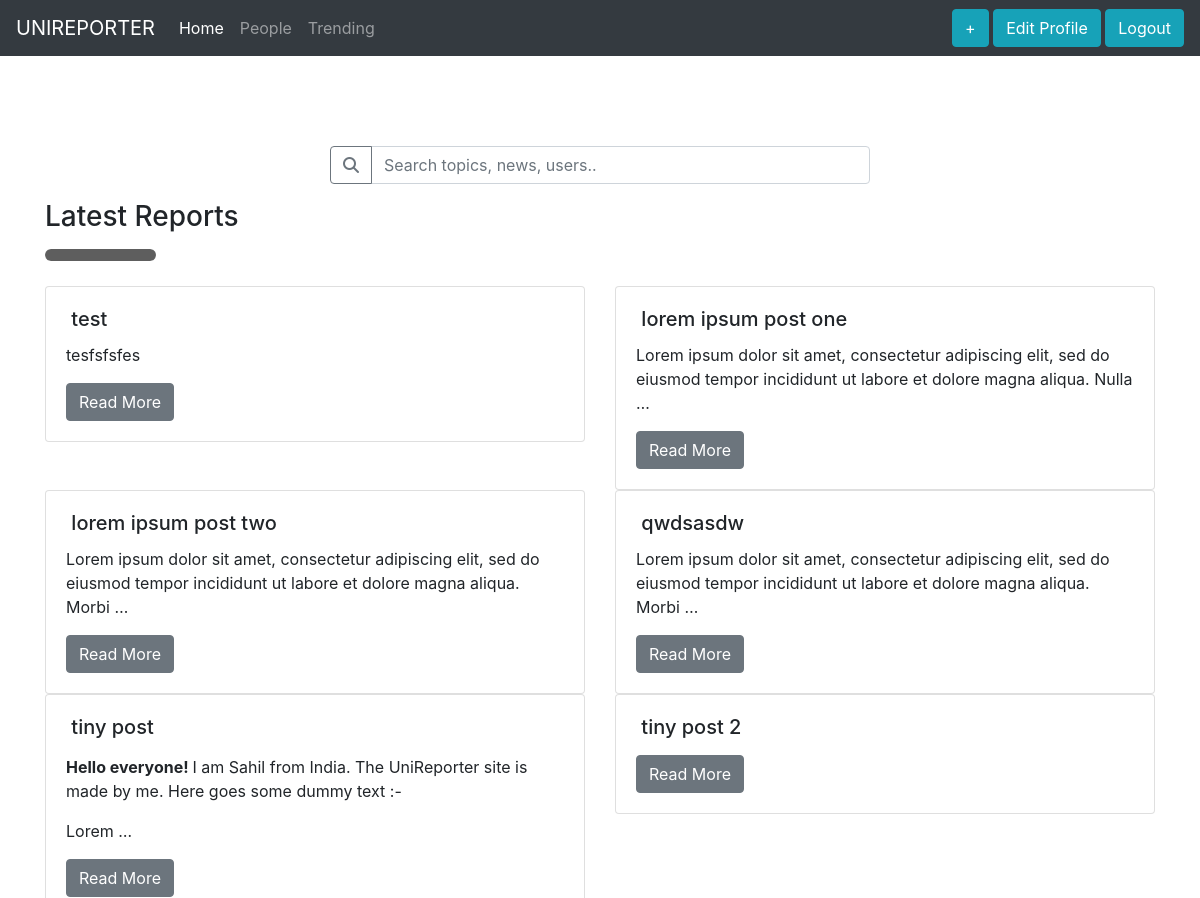
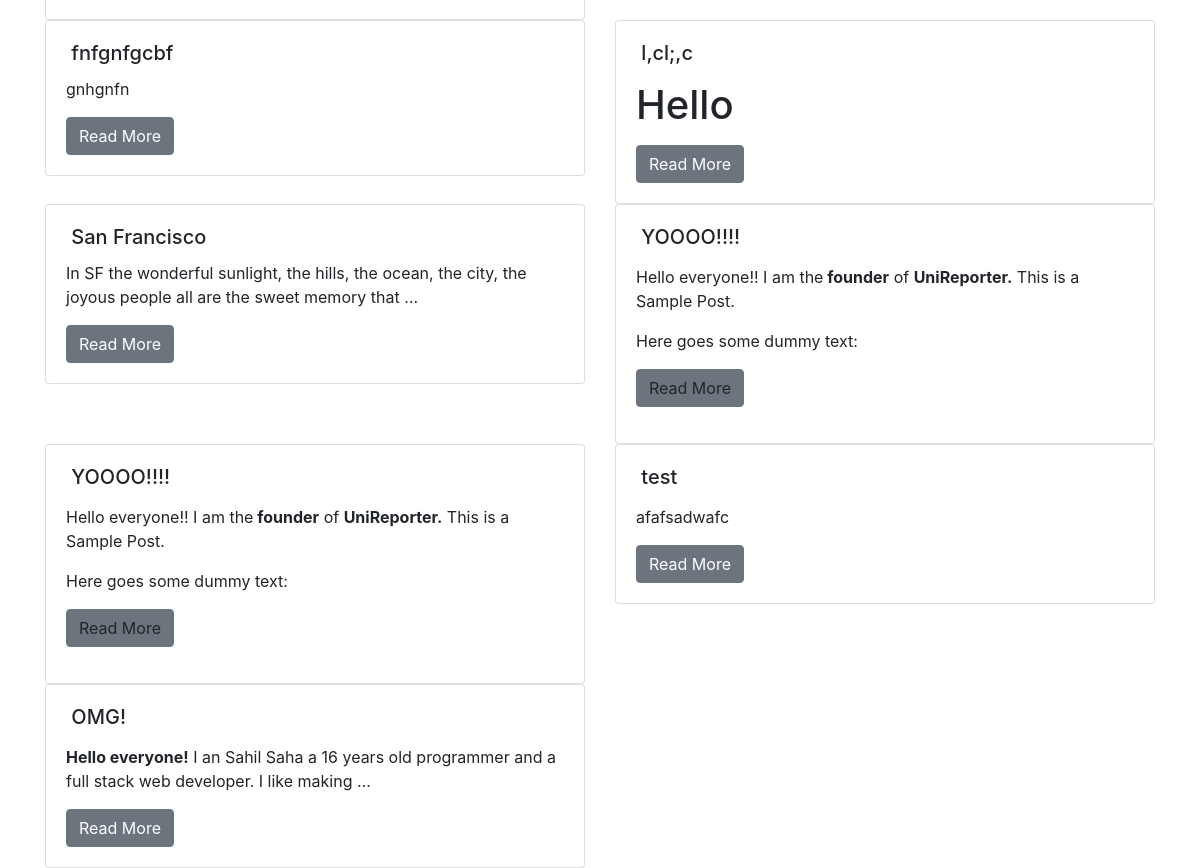
The app's page /account/ (signed in) with its own data (2 pictures, top to bottom).
### reports/models.py (models this page shows, shortened)
class Report(models.Model):
	user = models.ForeignKey(settings.AUTH_USER_MODEL, related_name='reports_created', on_delete=models.CASCADE)
	title = models.CharField(max_length=1000)
	slug = models.SlugField(max_length=200, blank=True)
	url = models.URLField()
	content = HTMLField('Content')
	created = models.DateField(auto_now_add=True, db_index=True)
	users_liked = models.ManyToManyField(settings.AUTH_USER_MODEL, related_name='reports_liked', blank=True)
	class Meta:
		ordering = ('created',)
	def get_absolute_url(self):
		return reverse('reports:detail', args=[self.id, self.slug])

### account/views.py (the view)
# urls.py: path('', views.home, name='home'),
@login_required
def home(request):
	reps = Report.objects.all()
	reps.reverse()
	return render(request, 'account/home.html', {'section': 'home', 'reports':reps})

### account/templates/account/home.html (shortened to what this page needs)
{% extends "base.html" %}
{% load staticfiles%}
{% block content %}
	 <div class="text-center search">
    	<div class="input-group mb-3 search">
    	  <div class="input-group-prepend">
    	    <button class="btn btn-outline-secondary" type="button" id="button-addon1">			  		<i class="fas fa-search" aria-hidden="true"></i></button>
    	  </div>
    	  <input type="text" class="form-control" placeholder="Search topics, news, users.." aria-label="Search" aria-describedby="button-addon1">
    	</div>
	</div>
    <div class="container">
    	<h3>Latest Reports</h3>
    	<img src="{% static "Rectangle 6.png"%}" width="10%">
        <div class="row">
        {% for report in reports %}
            <div class="col-sm-6">
                <div class="card">
                  <div class="card-body">
                    <h5 class="card-title"><img class="rounded-circle" alt="" src="{{MEDIA_URL}}{{ report.photo.url }}"
                    data-holder-rendered="true" width="50px">  {{report.title}}</h5>
                    {{report.content|safe|truncatewords:20|linebreaks}}
                    <a href="{{ report.get_absolute_url }}" class="btn btn-secondary">Read More</a>
                  </div>
                </div>
              </div>
        {% endfor %}
    </div>
	</div>
{% endblock %}

### account/templates/base.html (shortened to what this page needs)
{% load staticfiles %}
<!DOCTYPE html>
<html>
<head>
	<link rel="stylesheet" type="text/css" href="{% static "css/base.css" %}">
	<link href="https://stackpath.bootstrapcdn.com/bootstrap/4.3.1/css/bootstrap.min.css" rel="stylesheet">
</head>
<body>
	<nav class="navbar navbar-expand-lg navbar-dark bg-dark">
	  <a class="navbar-brand" href="#">UNIREPORTER</a>
	  <div class="collapse navbar-collapse" id="navbarSupportedContent">
	      <ul class="navbar-nav mr-auto">
		      <li class="nav-item active">
		        <a class="nav-link" href="{% url "home" %}">Home<span  class="sr-only">{% if section == "home" %}(current){% endif %}</span></a>
		      </li>
		      {% if request.user.is_authenticated %}
			      <li class="nav-item">
			        <a class="nav-link" href="#">People</i></a>
			      </li>
			      <li class="nav-item">
			        <a class="nav-link" href="#">Trending</a>
			      </li>
		      {% endif %}
	      </ul>
	      <ul class="navbar-nav">
		      <li class="nav-item">
		      	{% if request.user.is_authenticated %}
		      		<a href="{% url 'reports:create' %}" class="btn btn-info" role="button" aria-pressed="true">+</a>
		      		<a href="{% url "edit" %}" class="btn btn-info" role="button" aria-pressed="true">Edit Profile</a>
		      		<a href="{% url "logout" %}" class="btn btn-info" role="button" aria-pressed="true">Logout</a>
	      		{% else %}
	      			<a href="{% url "login" %}" class="btn btn-info" role="button" aria-pressed="true">Login</a>
		      	{% endif %}
		      </li>
	      </ul>
	    </div>
	</nav>
	{% block content %}
	{% endblock %}
</body>
</html>

### account/static/css/base.css (style rules this page uses)
.navbar-brand, .white { color: white; }
.search { width: 45%; margin-left: AUTO; margin-right: auto; margin-top: 90px; }
.row { margin-top: 20px; }

### records on screen
Report: title "test", content "tesfsfsfes"
Report: title "lorem ipsum post one", content "Lorem ipsum dolor sit amet, consectetur adipiscing elit, sed do eiusmod tempor incididunt ut labore et dolore magna aliqua. Nulla …"
Report: title "lorem ipsum post two", content "Lorem ipsum dolor sit amet, consectetur adipiscing elit, sed do eiusmod tempor incididunt ut labore et dolore magna aliqua. Morbi …"
Report: title "qwdsasdw", content "Lorem ipsum dolor sit amet, consectetur adipiscing elit, sed do eiusmod tempor incididunt ut labore et dolore magna aliqua. Morbi …"
Report: title "tiny post", content "Hello everyone! I am Sahil from India. The UniReporter site is made by me. Here goes some dummy text :- Lorem …"
Report: title "tiny post 2"
Report: title "fnfgnfgcbf", content "gnhgnfn"
Report: title "l,cl;,c", content "Hello"
Report: title "San Francisco", content "In SF the wonderful sunlight, the hills, the ocean, the city, the joyous people all are the sweet memory that …"
Report: title "YOOOO!!!!", content "Hello everyone!! I am the founder of UniReporter. This is a Sample Post. Here goes some dummy text:"
Report: title "YOOOO!!!!", content "Hello everyone!! I am the founder of UniReporter. This is a Sample Post. Here goes some dummy text:"
Report: title "test", content "afafsadwafc"
Report: title "OMG!", content "Hello everyone! I an Sahil Saha a 16 years old programmer and a full stack web developer. I like making …"
